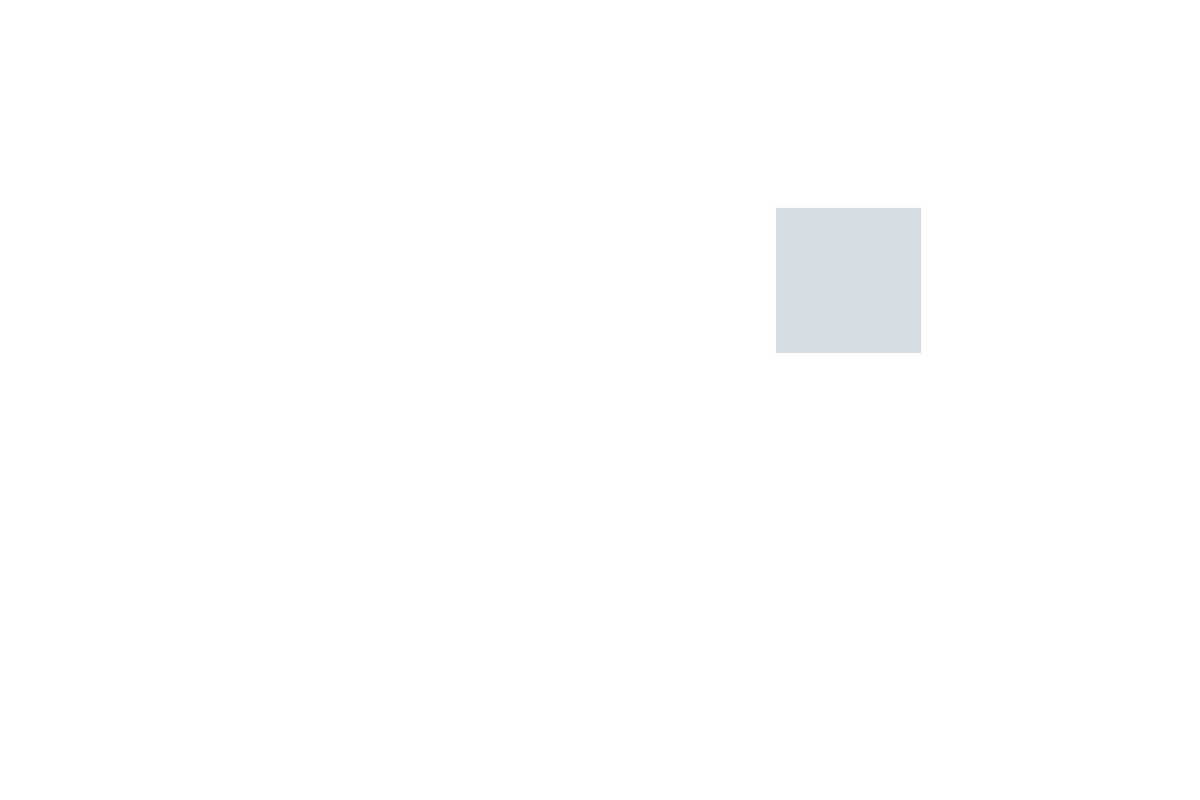
Frame 1 (no input)
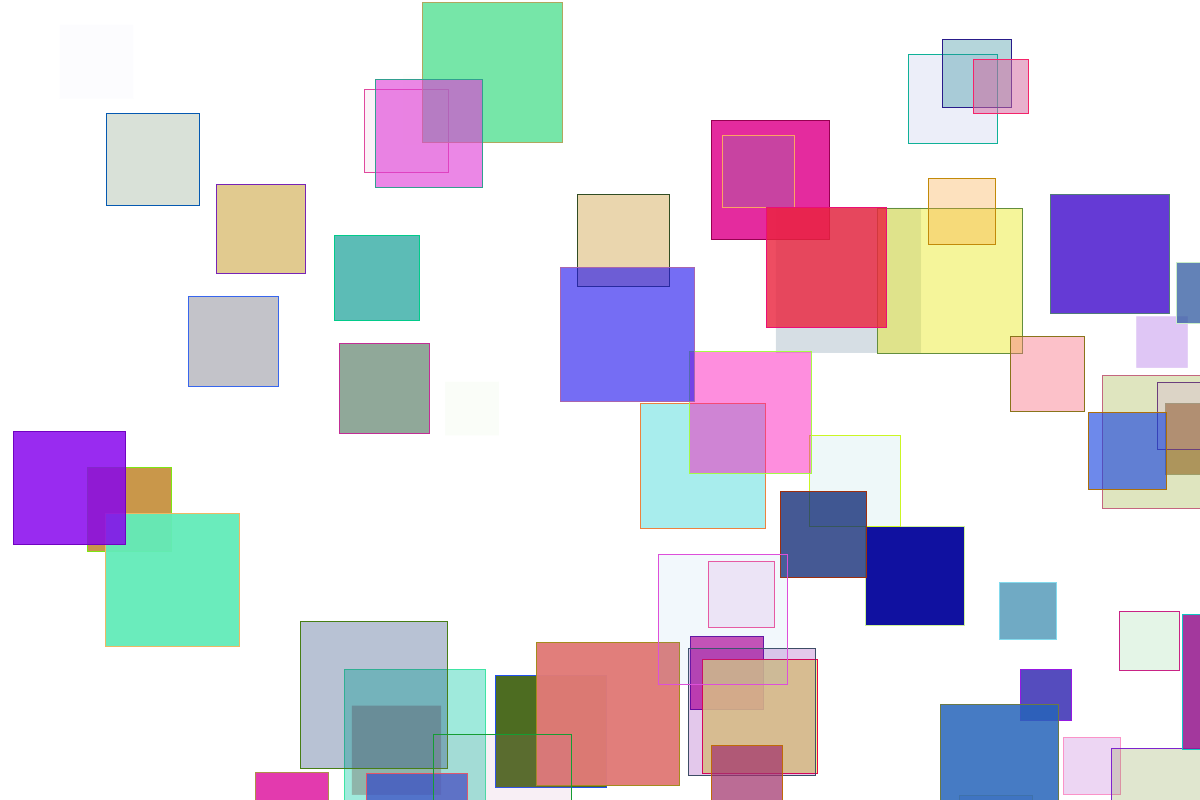
Frame 60 (the mouse pressed at the canvas centre just before this capture)
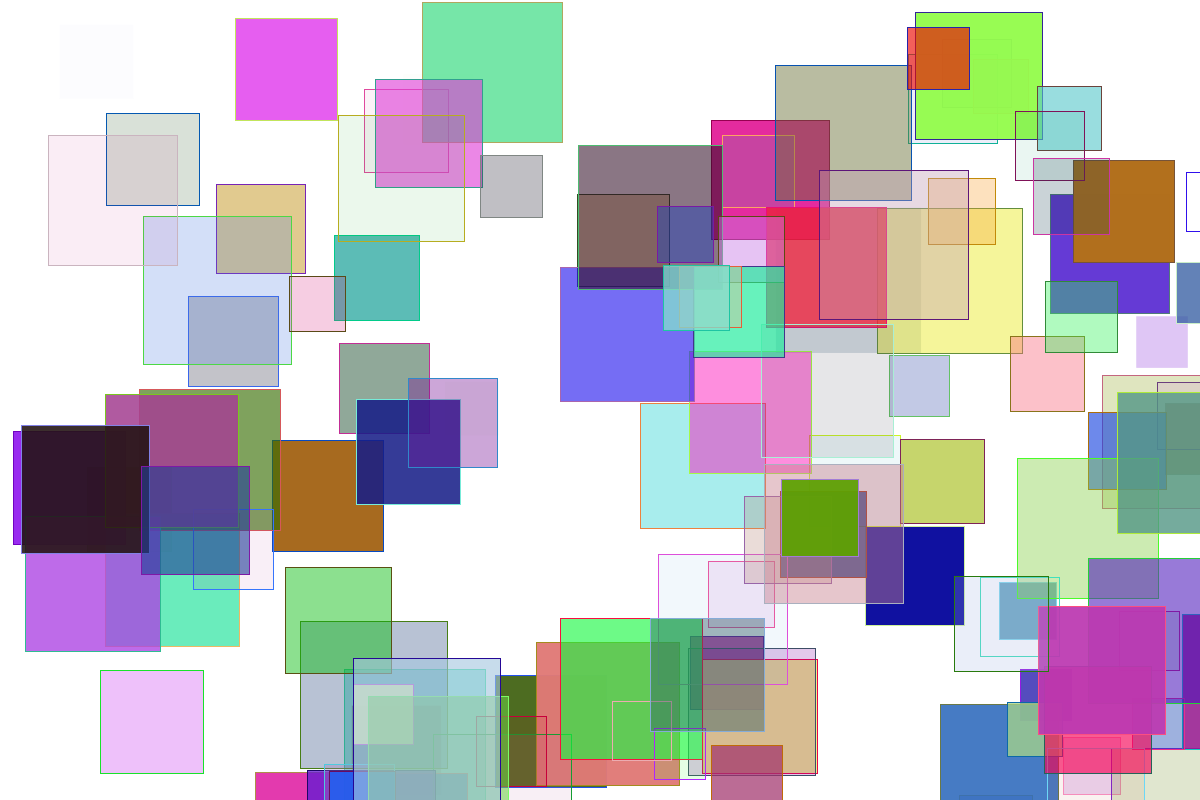
Frame 120 (the mouse held since frame 60 and released just before this capture)

The Processing sketch that drew these frames (run headless with seeded random() and noise(); from frame 60 on, the mouse is pressed at the canvas centre):

// Processing sketch: zrn_homework_of_week2
// ── zrn_homework_of_week2.pde
boolean withStroke;
boolean withFill;

void setup(){
  size(1200,800);
  background(255);
}

void draw(){
  float xx = random(0,width);
  float yy = random(0,height);
  float dia = random(50,150);
  float alpha = random(255);
  
  float choice =random(1);
  if(choice <0.3){
    withStroke = true;
    noFill();
} else if(choice < 0.8);{
  withFill = true;
  noStroke();
}
  if(withStroke){
  stroke(random(255),random(255),random(255));
}else{
}
  if(withFill){
    fill(random(255),random(255),random(255),alpha);
}
  rect(xx,yy,dia,dia);
}
